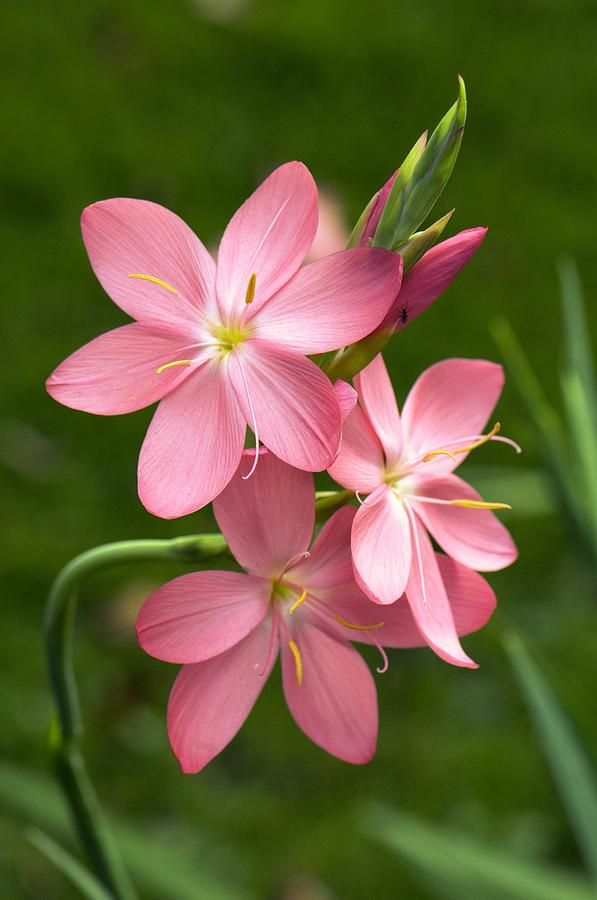
#> input picture assignments/flower.jpg, 597 x 900 px
$ python 06_spatial_domain.py   (older library calls are emulated)
#> lines starting #> are read from the running program, lines starting #| are printed output that depends on the picture; after the words box and inside, x2 and y2 are one past the last pixel; in counts of white or black regions, pixels touching at a corner belong together
#  Understand and implement spatial domain filters for edge detection.
# Problem:
# 1. Load an image and apply convolution with a custom kernel for edge enhancement.
# 2. Use built-in OpenCV filters to perform edge detection using:
# o Sobel filter.
# o Canny edge detector.
# 3. Compare and display the original image and the results from each edge detection filter.

import cv2
import numpy as np
import matplotlib.pyplot as plt

image = cv2.imread('flower.jpg',0)
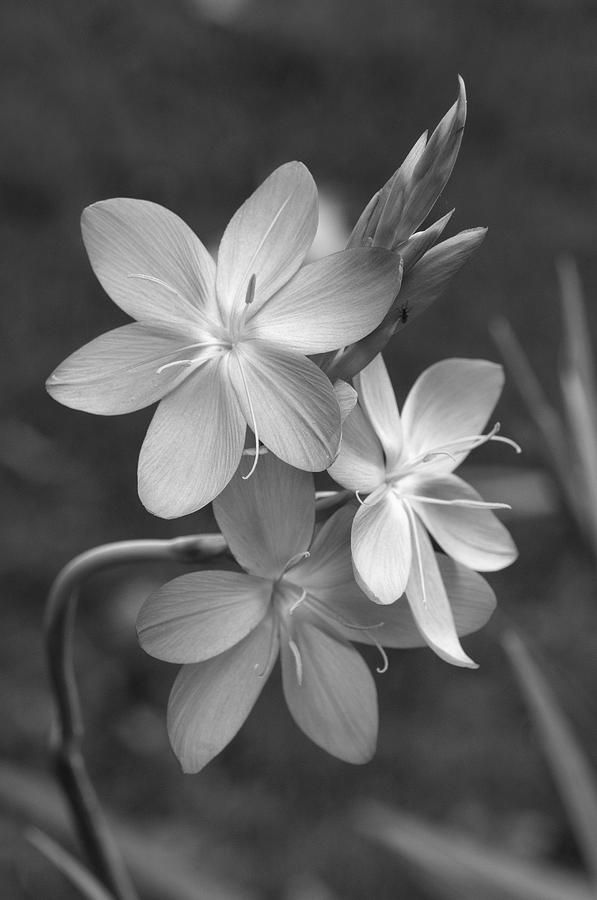
#> image: shape (900, 597); min 0, max 254, mean 93.3

# Apply custom kernel for edge enhancement
sharpen_kernel = np.array([[-1, -1, -1],
                           [-1,  9, -1],
                           [-1, -1, -1]])

edge_enhanced_image = cv2.filter2D(image, -1, sharpen_kernel)
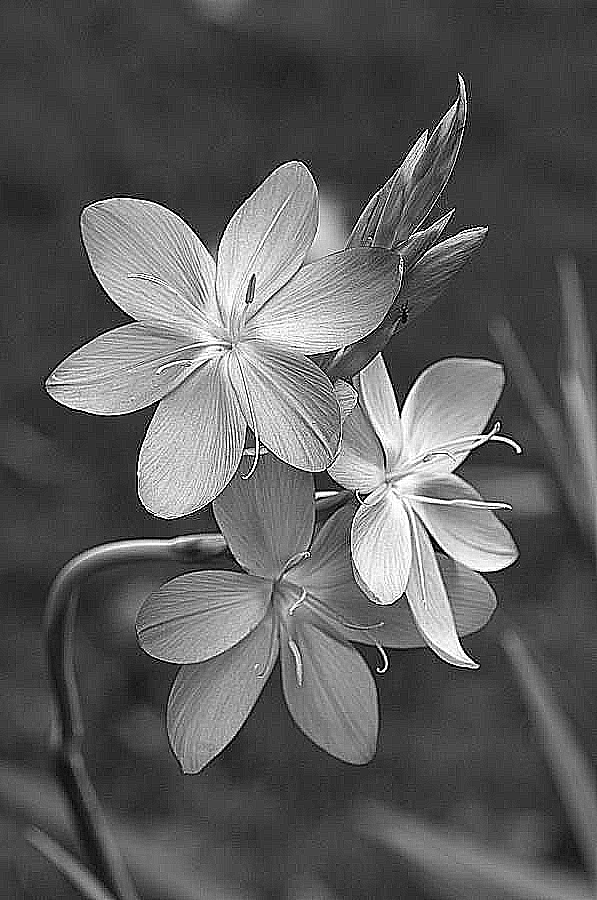
#> edge_enhanced_image: shape (900, 597); min 0, max 255, mean 93.2

# Sobel filter
sobel_x = cv2.Sobel(image, cv2.CV_64F, 1, 0, ksize=3)
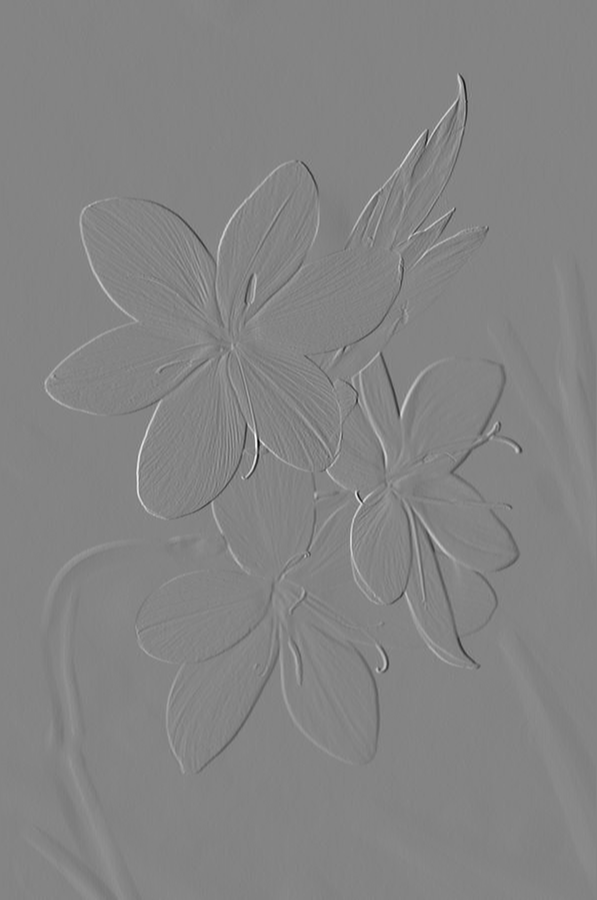
#> sobel_x: shape (900, 597) float64; min -836, max 776, mean 0.2; drawn with min black and max white
sobel_y = cv2.Sobel(image, cv2.CV_64F, 0, 1, ksize=3)
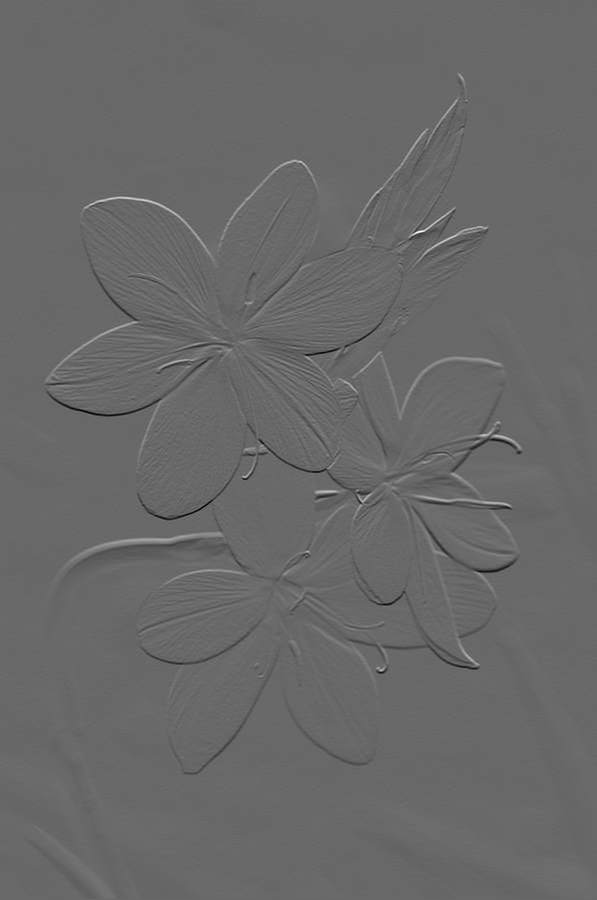
#> sobel_y: shape (900, 597) float64; min -610, max 873, mean 0.1; drawn with min black and max white
sobel_edges = cv2.magnitude(sobel_x, sobel_y)
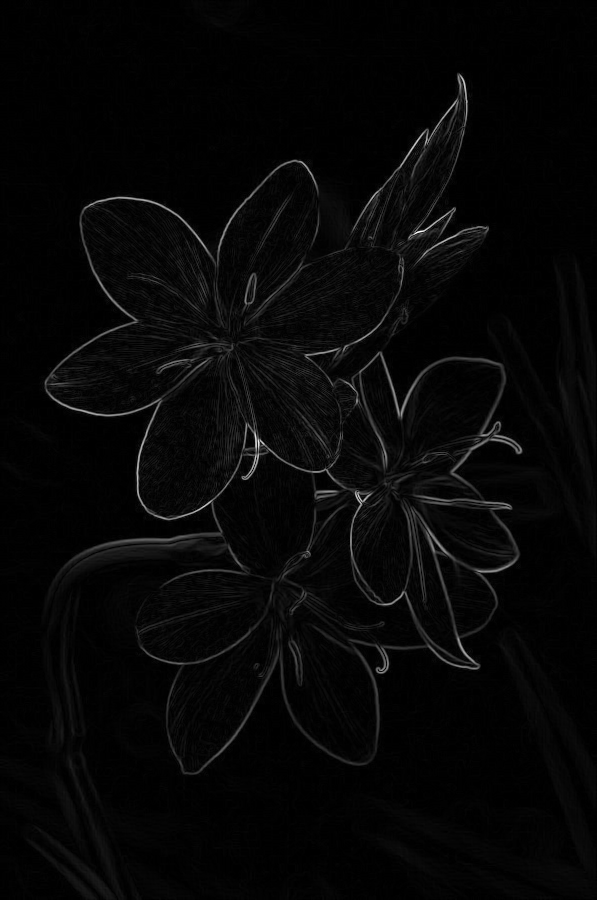
#> sobel_edges: shape (900, 597) float64; min 0, max 882.2, mean 23.9; drawn with min black and max white

# Canny edge detector
canny_edges = cv2.Canny(image, 100, 200)
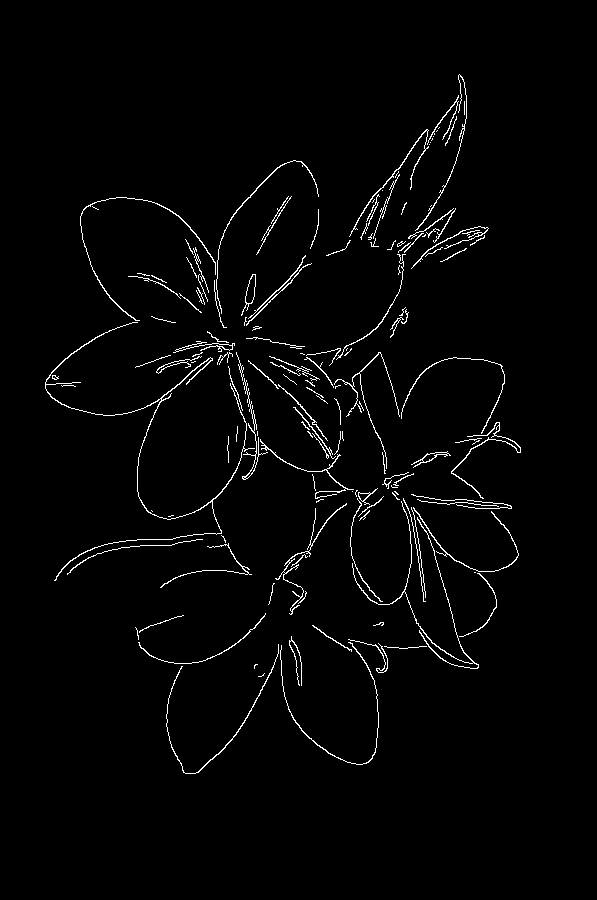
#> canny_edges: shape (900, 597); 2.1% white in thin lines or dots, all inside (x1, y1, x2, y2) = (45, 74, 521, 774)

# Display
plt.figure(figsize=(10, 7))

plt.subplot(2, 2, 1)
plt.imshow(image, cmap='gray')
plt.title('Original Image')
plt.axis('off')

plt.subplot(2, 2, 2)
plt.imshow(edge_enhanced_image, cmap='gray')
plt.title('Edge Enhanced Image (Custom Filter)')
plt.axis('off')

plt.subplot(2, 2, 3)
plt.imshow(sobel_edges, cmap='gray')
plt.title('Sobel Edge Detection')
plt.axis('off')

plt.subplot(2, 2, 4)
plt.imshow(canny_edges, cmap='gray')
plt.title('Canny Edge Detection')
plt.axis('off')

plt.tight_layout()
plt.show()

cv2.waitKey(0)
cv2.destroyAllWindows()
